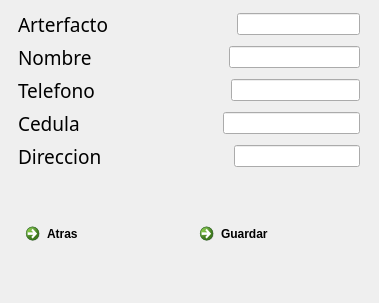
<?xml version="1.0" encoding="UTF-8"?>
<ui version="4.0">
 <class>registrar</class>
 <widget class="QDialog" name="registrar">
  <property name="windowModality">
   <enum>Qt::ApplicationModal</enum>
  </property>
  <property name="geometry">
   <rect>
    <x>0</x>
    <y>0</y>
    <width>379</width>
    <height>303</height>
   </rect>
  </property>
  <property name="windowTitle">
   <string>Registrar</string>
  </property>
  <property name="modal">
   <bool>false</bool>
  </property>
  <layout class="QVBoxLayout" name="verticalLayout_2">
   <item>
    <layout class="QGridLayout" name="gridLayout">
     <item row="1" column="1">
      <spacer name="verticalSpacer_2">
       <property name="orientation">
        <enum>Qt::Vertical</enum>
       </property>
       <property name="sizeHint" stdset="0">
        <size>
         <width>17</width>
         <height>13</height>
        </size>
       </property>
      </spacer>
     </item>
     <item row="3" column="1">
      <spacer name="verticalSpacer_3">
       <property name="orientation">
        <enum>Qt::Vertical</enum>
       </property>
       <property name="sizeHint" stdset="0">
        <size>
         <width>17</width>
         <height>13</height>
        </size>
       </property>
      </spacer>
     </item>
     <item row="2" column="0">
      <spacer name="horizontalSpacer_6">
       <property name="orientation">
        <enum>Qt::Horizontal</enum>
       </property>
       <property name="sizeHint" stdset="0">
        <size>
         <width>13</width>
         <height>20</height>
        </size>
       </property>
      </spacer>
     </item>
     <item row="2" column="1">
      <layout class="QHBoxLayout" name="horizontalLayout_6">
       <item>
        <widget class="QCommandLinkButton" name="salir_registro">
         <property name="text">
          <string>Atras</string>
         </property>
        </widget>
       </item>
       <item>
        <widget class="QCommandLinkButton" name="guardar">
         <property name="text">
          <string>Guardar</string>
         </property>
        </widget>
       </item>
      </layout>
     </item>
     <item row="0" column="1">
      <layout class="QVBoxLayout" name="verticalLayout">
       <item>
        <layout class="QHBoxLayout" name="horizontalLayout">
         <item>
          <widget class="QLabel" name="artefacto">
           <property name="font">
            <font>
             <family>Sawasdee</family>
             <pointsize>14</pointsize>
            </font>
           </property>
           <property name="text">
            <string>Arterfacto</string>
           </property>
          </widget>
         </item>
         <item>
          <spacer name="horizontalSpacer">
           <property name="orientation">
            <enum>Qt::Horizontal</enum>
           </property>
           <property name="sizeHint" stdset="0">
            <size>
             <width>28</width>
             <height>20</height>
            </size>
           </property>
          </spacer>
         </item>
         <item>
          <widget class="QLineEdit" name="leerartefacto"/>
         </item>
        </layout>
       </item>
       <item>
        <layout class="QHBoxLayout" name="horizontalLayout_2">
         <item>
          <widget class="QLabel" name="nombre">
           <property name="font">
            <font>
             <family>Sawasdee</family>
             <pointsize>14</pointsize>
            </font>
           </property>
           <property name="text">
            <string>Nombre</string>
           </property>
          </widget>
         </item>
         <item>
          <spacer name="horizontalSpacer_2">
           <property name="orientation">
            <enum>Qt::Horizontal</enum>
           </property>
           <property name="sizeHint" stdset="0">
            <size>
             <width>28</width>
             <height>20</height>
            </size>
           </property>
          </spacer>
         </item>
         <item>
          <widget class="QLineEdit" name="lleernombre"/>
         </item>
        </layout>
       </item>
       <item>
        <layout class="QHBoxLayout" name="horizontalLayout_3">
         <item>
          <widget class="QLabel" name="telefono">
           <property name="font">
            <font>
             <family>Sawasdee</family>
             <pointsize>14</pointsize>
            </font>
           </property>
           <property name="text">
            <string>Telefono</string>
           </property>
          </widget>
         </item>
         <item>
          <spacer name="horizontalSpacer_3">
           <property name="orientation">
            <enum>Qt::Horizontal</enum>
           </property>
           <property name="sizeHint" stdset="0">
            <size>
             <width>28</width>
             <height>20</height>
            </size>
           </property>
          </spacer>
         </item>
         <item>
          <widget class="QLineEdit" name="leertelefono"/>
         </item>
        </layout>
       </item>
       <item>
        <layout class="QHBoxLayout" name="horizontalLayout_4">
         <item>
          <widget class="QLabel" name="cedula">
           <property name="font">
            <font>
             <family>Sawasdee</family>
             <pointsize>14</pointsize>
            </font>
           </property>
           <property name="text">
            <string>Cedula</string>
           </property>
          </widget>
         </item>
         <item>
          <spacer name="horizontalSpacer_4">
           <property name="orientation">
            <enum>Qt::Horizontal</enum>
           </property>
           <property name="sizeHint" stdset="0">
            <size>
             <width>28</width>
             <height>20</height>
            </size>
           </property>
          </spacer>
         </item>
         <item>
          <widget class="QLineEdit" name="leercedula"/>
         </item>
        </layout>
       </item>
       <item>
        <layout class="QHBoxLayout" name="horizontalLayout_5">
         <item>
          <widget class="QLabel" name="direccion">
           <property name="font">
            <font>
             <family>Sawasdee</family>
             <pointsize>14</pointsize>
            </font>
           </property>
           <property name="text">
            <string>Direccion</string>
           </property>
          </widget>
         </item>
         <item>
          <spacer name="horizontalSpacer_5">
           <property name="orientation">
            <enum>Qt::Horizontal</enum>
           </property>
           <property name="sizeHint" stdset="0">
            <size>
             <width>28</width>
             <height>20</height>
            </size>
           </property>
          </spacer>
         </item>
         <item>
          <widget class="QLineEdit" name="leerdireccion"/>
         </item>
        </layout>
       </item>
      </layout>
     </item>
     <item row="2" column="2">
      <spacer name="horizontalSpacer_7">
       <property name="orientation">
        <enum>Qt::Horizontal</enum>
       </property>
       <property name="sizeHint" stdset="0">
        <size>
         <width>13</width>
         <height>20</height>
        </size>
       </property>
      </spacer>
     </item>
    </layout>
   </item>
  </layout>
 </widget>
 <resources/>
 <connections>
  <connection>
   <sender>guardar</sender>
   <signal>clicked()</signal>
   <receiver>registrar</receiver>
   <slot>close()</slot>
   <hints>
    <hint type="sourcelabel">
     <x>210</x>
     <y>300</y>
    </hint>
    <hint type="destinationlabel">
     <x>177</x>
     <y>178</y>
    </hint>
   </hints>
  </connection>
  <connection>
   <sender>salir_registro</sender>
   <signal>clicked()</signal>
   <receiver>registrar</receiver>
   <slot>close()</slot>
   <hints>
    <hint type="sourcelabel">
     <x>90</x>
     <y>280</y>
    </hint>
    <hint type="destinationlabel">
     <x>177</x>
     <y>155</y>
    </hint>
   </hints>
  </connection>
 </connections>
</ui>
